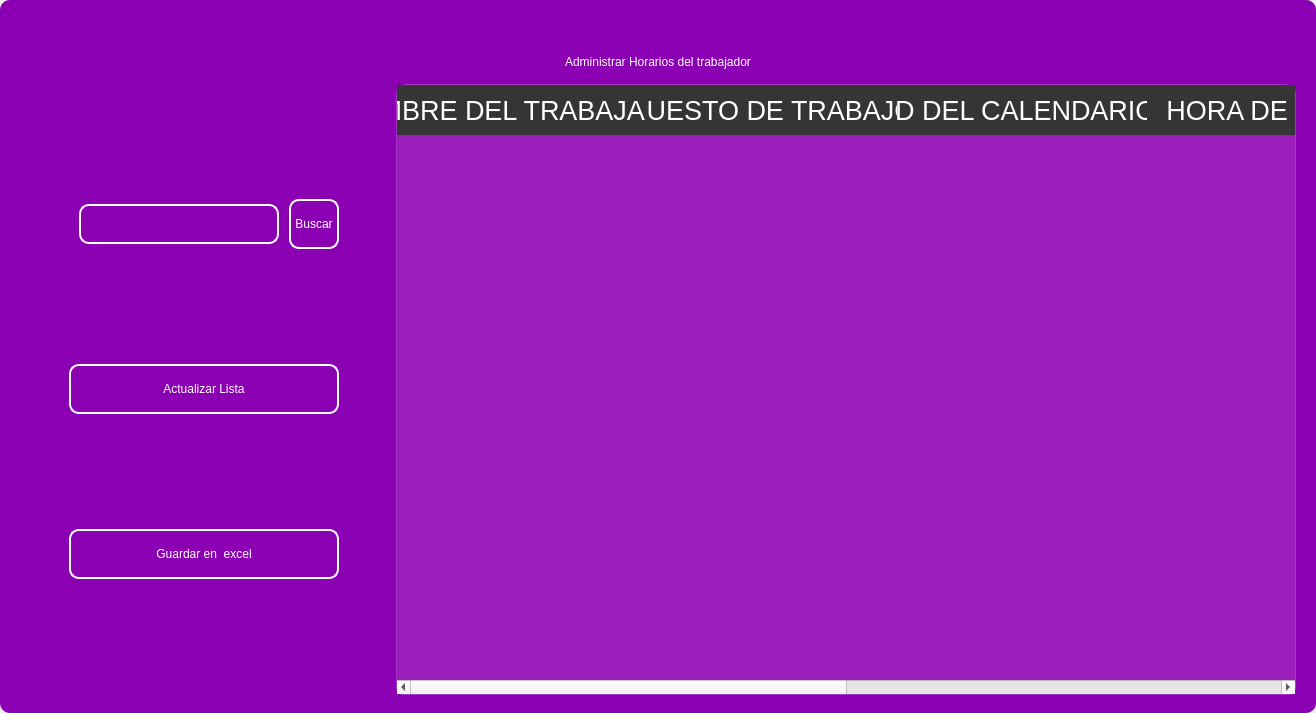
<?xml version="1.0" encoding="UTF-8"?>
<ui version="4.0">
 <class>MainWindow</class>
 <widget class="QMainWindow" name="MainWindow">
  <property name="geometry">
   <rect>
    <x>0</x>
    <y>0</y>
    <width>1316</width>
    <height>713</height>
   </rect>
  </property>
  <property name="windowTitle">
   <string>MainWindow</string>
  </property>
  <property name="styleSheet">
   <string notr="true"/>
  </property>
  <widget class="QWidget" name="centralwidget">
   <property name="styleSheet">
    <string notr="true"/>
   </property>
   <layout class="QVBoxLayout" name="verticalLayout">
    <property name="spacing">
     <number>0</number>
    </property>
    <property name="leftMargin">
     <number>0</number>
    </property>
    <property name="topMargin">
     <number>0</number>
    </property>
    <property name="rightMargin">
     <number>0</number>
    </property>
    <property name="bottomMargin">
     <number>0</number>
    </property>
    <item>
     <widget class="QFrame" name="frame">
      <property name="enabled">
       <bool>true</bool>
      </property>
      <property name="styleSheet">
       <string notr="true">
QFrame {
border-radius:10px;
background-color: rgb(140, 0, 179);
 }
</string>
      </property>
      <property name="frameShape">
       <enum>QFrame::StyledPanel</enum>
      </property>
      <property name="frameShadow">
       <enum>QFrame::Raised</enum>
      </property>
      <layout class="QVBoxLayout" name="verticalLayout_2">
       <item>
        <widget class="QFrame" name="frame_superior">
         <property name="minimumSize">
          <size>
           <width>0</width>
           <height>40</height>
          </size>
         </property>
         <property name="maximumSize">
          <size>
           <width>16777215</width>
           <height>40</height>
          </size>
         </property>
         <property name="styleSheet">
          <string notr="true">QPushButton{
border-radius:18px;
}

QPushButton:hover{
	background-color: rgb(0, 0, 0);
}
</string>
         </property>
         <property name="frameShape">
          <enum>QFrame::StyledPanel</enum>
         </property>
         <property name="frameShadow">
          <enum>QFrame::Raised</enum>
         </property>
         <layout class="QHBoxLayout" name="horizontalLayout_3">
          <property name="spacing">
           <number>4</number>
          </property>
          <property name="leftMargin">
           <number>0</number>
          </property>
          <property name="topMargin">
           <number>0</number>
          </property>
          <property name="rightMargin">
           <number>0</number>
          </property>
          <property name="bottomMargin">
           <number>0</number>
          </property>
          <item>
           <widget class="QPushButton" name="btn_icon">
            <property name="text">
             <string/>
            </property>
            <property name="iconSize">
             <size>
              <width>40</width>
              <height>40</height>
             </size>
            </property>
           </widget>
          </item>
          <item>
           <spacer name="horizontalSpacer_2">
            <property name="orientation">
             <enum>Qt::Horizontal</enum>
            </property>
            <property name="sizeHint" stdset="0">
             <size>
              <width>443</width>
              <height>20</height>
             </size>
            </property>
           </spacer>
          </item>
          <item>
           <widget class="QPushButton" name="btn_exit">
            <property name="minimumSize">
             <size>
              <width>38</width>
              <height>38</height>
             </size>
            </property>
            <property name="maximumSize">
             <size>
              <width>38</width>
              <height>38</height>
             </size>
            </property>
            <property name="cursor">
             <cursorShape>PointingHandCursor</cursorShape>
            </property>
            <property name="text">
             <string/>
            </property>
            <property name="iconSize">
             <size>
              <width>35</width>
              <height>35</height>
             </size>
            </property>
           </widget>
          </item>
          <item>
           <widget class="QPushButton" name="bt_minimizar">
            <property name="minimumSize">
             <size>
              <width>38</width>
              <height>38</height>
             </size>
            </property>
            <property name="maximumSize">
             <size>
              <width>38</width>
              <height>38</height>
             </size>
            </property>
            <property name="cursor">
             <cursorShape>PointingHandCursor</cursorShape>
            </property>
            <property name="text">
             <string/>
            </property>
            <property name="icon">
             <iconset>
              <normaloff>image/minus.svg</normaloff>image/minus.svg</iconset>
            </property>
            <property name="iconSize">
             <size>
              <width>38</width>
              <height>38</height>
             </size>
            </property>
           </widget>
          </item>
          <item>
           <widget class="QPushButton" name="bt_maximizar">
            <property name="minimumSize">
             <size>
              <width>38</width>
              <height>38</height>
             </size>
            </property>
            <property name="maximumSize">
             <size>
              <width>38</width>
              <height>38</height>
             </size>
            </property>
            <property name="cursor">
             <cursorShape>PointingHandCursor</cursorShape>
            </property>
            <property name="text">
             <string/>
            </property>
            <property name="icon">
             <iconset>
              <normaloff>image/chevron-up.svg</normaloff>image/chevron-up.svg</iconset>
            </property>
            <property name="iconSize">
             <size>
              <width>38</width>
              <height>38</height>
             </size>
            </property>
           </widget>
          </item>
          <item>
           <widget class="QPushButton" name="bt_restaurar">
            <property name="minimumSize">
             <size>
              <width>38</width>
              <height>38</height>
             </size>
            </property>
            <property name="maximumSize">
             <size>
              <width>38</width>
              <height>38</height>
             </size>
            </property>
            <property name="cursor">
             <cursorShape>PointingHandCursor</cursorShape>
            </property>
            <property name="text">
             <string/>
            </property>
            <property name="icon">
             <iconset>
              <normaloff>image/chevron-down.svg</normaloff>image/chevron-down.svg</iconset>
            </property>
            <property name="iconSize">
             <size>
              <width>38</width>
              <height>38</height>
             </size>
            </property>
           </widget>
          </item>
          <item>
           <widget class="QPushButton" name="bt_cerrar">
            <property name="minimumSize">
             <size>
              <width>38</width>
              <height>38</height>
             </size>
            </property>
            <property name="maximumSize">
             <size>
              <width>38</width>
              <height>38</height>
             </size>
            </property>
            <property name="cursor">
             <cursorShape>PointingHandCursor</cursorShape>
            </property>
            <property name="text">
             <string/>
            </property>
            <property name="icon">
             <iconset>
              <normaloff>image/x.svg</normaloff>image/x.svg</iconset>
            </property>
            <property name="iconSize">
             <size>
              <width>38</width>
              <height>38</height>
             </size>
            </property>
           </widget>
          </item>
         </layout>
        </widget>
       </item>
       <item>
        <widget class="QLabel" name="label">
         <property name="styleSheet">
          <string notr="true">font: 30pt &quot;MS Shell Dlg 2&quot;;
color: rgb(255, 255, 255);</string>
         </property>
         <property name="text">
          <string>Administrar Horarios del trabajador</string>
         </property>
         <property name="alignment">
          <set>Qt::AlignCenter</set>
         </property>
        </widget>
       </item>
       <item>
        <widget class="QFrame" name="frame_3">
         <property name="minimumSize">
          <size>
           <width>0</width>
           <height>0</height>
          </size>
         </property>
         <property name="frameShape">
          <enum>QFrame::StyledPanel</enum>
         </property>
         <property name="frameShadow">
          <enum>QFrame::Raised</enum>
         </property>
         <layout class="QHBoxLayout" name="horizontalLayout_4">
          <property name="leftMargin">
           <number>9</number>
          </property>
          <property name="topMargin">
           <number>9</number>
          </property>
          <property name="rightMargin">
           <number>9</number>
          </property>
          <item>
           <layout class="QVBoxLayout" name="verticalLayout_4">
            <property name="spacing">
             <number>50</number>
            </property>
            <property name="sizeConstraint">
             <enum>QLayout::SetDefaultConstraint</enum>
            </property>
            <property name="leftMargin">
             <number>50</number>
            </property>
            <property name="topMargin">
             <number>50</number>
            </property>
            <property name="rightMargin">
             <number>50</number>
            </property>
            <property name="bottomMargin">
             <number>50</number>
            </property>
            <item>
             <layout class="QHBoxLayout" name="horizontalLayout">
              <property name="spacing">
               <number>10</number>
              </property>
              <property name="leftMargin">
               <number>10</number>
              </property>
              <property name="topMargin">
               <number>0</number>
              </property>
              <property name="bottomMargin">
               <number>0</number>
              </property>
              <item>
               <widget class="QLineEdit" name="searchtxt">
                <property name="minimumSize">
                 <size>
                  <width>200</width>
                  <height>25</height>
                 </size>
                </property>
                <property name="maximumSize">
                 <size>
                  <width>150</width>
                  <height>40</height>
                 </size>
                </property>
                <property name="styleSheet">
                 <string notr="true">QLabel {
	color: rgb(255, 255, 254);
	font: 12pt &quot;Arial&quot;;
	background-color: rgba(0, 0, 0,0);
}

QTextEdit{
background-color: rgba(0, 0, 0,0);
border-radius:10px; 
font: 12pt &quot;Arial&quot;;
color: rgb(255, 255, 254);
border: 2px solid  rgb(255, 255, 255);

}

QTextEdit:hover{
background-color: rgba(0, 0, 0,0);
border-radius:10px; 
font: 12pt &quot;Arial&quot;;
border: 2px solid  rgb(120, 0, 171);
}

QTextEdit:focus{
background-color: rgb(0, 0, 0);
border-radius:10px; 
font: 12pt &quot;Arial&quot;;
border: 2px solid rgb(120, 0, 171);
}

QLineEdit{
background-color: rgba(0, 0, 0,0);
border-radius:10px; 
font: 12pt &quot;Arial&quot;;
color: rgb(255, 255, 254);
border: 2px solid  rgb(255, 255, 255);

}

QLineEdit:hover{
background-color: rgba(0, 0, 0,0);
border-radius:10px; 
font: 12pt &quot;Arial&quot;;
border: 2px solid  rgb(120, 0, 171);
}

QLineEdit:focus{
background-color: rgb(0, 0, 0);
border-radius:10px; 
font: 12pt &quot;Arial&quot;;
border: 2px solid rgb(120, 0, 171);
}

QCheckBox{
	font: 12pt &quot;Arial&quot;;
	color: rgb(255, 255, 255);
}

QCheckBox::indicator {
    width: 18px;
    height:18px;
}

QCheckBox::indicator:unchecked {
   background-image: url(image/square.svg);
}

QCheckBox::indicator:checked {
   background-image: url(image/check-square.svg);
}

QPushButton{
border-radius:10px; 
font: 12pt &quot;Arial&quot;;
color: rgb(255, 255, 254);
border: 2px solid #ffffff;
}

QPushButton:hover{
border-radius:10px; 
font: 12pt &quot;Arial&quot;;
color: rgb(255, 255, 255);
border: 2px solid rgb(120, 0, 171);
	background-color: rgb(120, 0, 171);
}
</string>
                </property>
               </widget>
              </item>
              <item>
               <widget class="QPushButton" name="btn_search">
                <property name="sizePolicy">
                 <sizepolicy hsizetype="Minimum" vsizetype="Fixed">
                  <horstretch>0</horstretch>
                  <verstretch>0</verstretch>
                 </sizepolicy>
                </property>
                <property name="minimumSize">
                 <size>
                  <width>0</width>
                  <height>15</height>
                 </size>
                </property>
                <property name="maximumSize">
                 <size>
                  <width>100</width>
                  <height>50</height>
                 </size>
                </property>
                <property name="cursor">
                 <cursorShape>PointingHandCursor</cursorShape>
                </property>
                <property name="styleSheet">
                 <string notr="true">QPushButton{
border-radius:10px; 
font: 12pt &quot;Arial&quot;;
color: rgb(255, 255, 254);
border: 2px solid #ffffff;
}

QPushButton:hover{
border-radius:10px; 
font: 12pt &quot;Arial&quot;;
color: rgb(255, 255, 255);
border: 2px solid rgb(120, 0, 171);
	background-color: rgb(120, 0, 171);
}</string>
                </property>
                <property name="text">
                 <string>Buscar</string>
                </property>
               </widget>
              </item>
             </layout>
            </item>
            <item>
             <widget class="QPushButton" name="btn_get">
              <property name="minimumSize">
               <size>
                <width>50</width>
                <height>40</height>
               </size>
              </property>
              <property name="maximumSize">
               <size>
                <width>300</width>
                <height>50</height>
               </size>
              </property>
              <property name="cursor">
               <cursorShape>PointingHandCursor</cursorShape>
              </property>
              <property name="styleSheet">
               <string notr="true">QPushButton{
border-radius:10px; 
font: 12pt &quot;Arial&quot;;
color: rgb(255, 255, 254);
border: 2px solid #ffffff;
}

QPushButton:hover{
border-radius:10px; 
font: 12pt &quot;Arial&quot;;
color: rgb(255, 255, 255);
border: 2px solid rgb(120, 0, 171);
	background-color: rgb(120, 0, 171);
}</string>
              </property>
              <property name="text">
               <string>Actualizar Lista</string>
              </property>
              <property name="iconSize">
               <size>
                <width>35</width>
                <height>35</height>
               </size>
              </property>
             </widget>
            </item>
            <item>
             <widget class="QPushButton" name="btn_excel">
              <property name="minimumSize">
               <size>
                <width>10</width>
                <height>40</height>
               </size>
              </property>
              <property name="maximumSize">
               <size>
                <width>300</width>
                <height>50</height>
               </size>
              </property>
              <property name="cursor">
               <cursorShape>PointingHandCursor</cursorShape>
              </property>
              <property name="styleSheet">
               <string notr="true">QPushButton{
border-radius:10px; 
font: 12pt &quot;Arial&quot;;
color: rgb(255, 255, 254);
border: 2px solid #ffffff;
}

QPushButton:hover{
border-radius:10px; 
font: 12pt &quot;Arial&quot;;
color: rgb(255, 255, 255);
border: 2px solid rgb(120, 0, 171);
	background-color: rgb(120, 0, 171);
}</string>
              </property>
              <property name="text">
               <string>Guardar en  excel</string>
              </property>
              <property name="iconSize">
               <size>
                <width>35</width>
                <height>35</height>
               </size>
              </property>
             </widget>
            </item>
           </layout>
          </item>
          <item>
           <widget class="QTableWidget" name="table_calendar">
            <property name="minimumSize">
             <size>
              <width>900</width>
              <height>0</height>
             </size>
            </property>
            <property name="maximumSize">
             <size>
              <width>700</width>
              <height>16777215</height>
             </size>
            </property>
            <property name="styleSheet">
             <string notr="true">QTableView {
	background-color: rgba(255, 255, 255, 30); 	
	border: 1px solid rgba(255,255,255,40);
	border-bottom-right-radius: 7px; 
	border-bottom-left-radius: 7px; 
	color: white;
	font: 15pt &quot;MS Shell Dlg 2&quot;;
}

QHeaderView::section {
background-color: rgb(53, 53, 53);
color: white;
border: none;
height: 50px;
font-size: 20pt;
}

QTableView::item {
    border-style: none;
    border-bottom: 1px solid rgba(255,255,255,50);
    padding-left: auto;
    padding-right: auto;
}

QTableView::item:selected{
	border: none;
	color: rgb(255, 255, 255);
    background-color: rgba(255, 255, 255, 50);
}
</string>
            </property>
            <property name="lineWidth">
             <number>1</number>
            </property>
            <property name="editTriggers">
             <set>QAbstractItemView::NoEditTriggers</set>
            </property>
            <attribute name="horizontalHeaderDefaultSectionSize">
             <number>250</number>
            </attribute>
            <column>
             <property name="text">
              <string>NOMBRE DEL TRABAJADOR</string>
             </property>
            </column>
            <column>
             <property name="text">
              <string>PUESTO DE TRABAJO</string>
             </property>
            </column>
            <column>
             <property name="text">
              <string>ID DEL CALENDARIO</string>
             </property>
            </column>
            <column>
             <property name="text">
              <string>HORA DE INICIO</string>
             </property>
            </column>
            <column>
             <property name="text">
              <string>HORA DE TERMINO</string>
             </property>
            </column>
            <column>
             <property name="text">
              <string>HORARIO</string>
             </property>
            </column>
           </widget>
          </item>
         </layout>
        </widget>
       </item>
      </layout>
     </widget>
    </item>
   </layout>
  </widget>
 </widget>
 <resources/>
 <connections/>
</ui>
